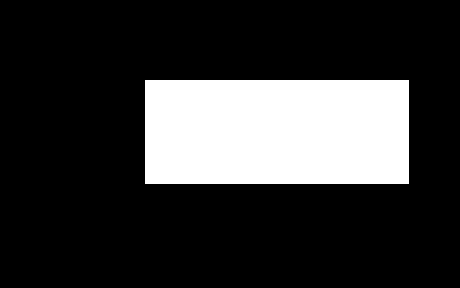
%> input picture vaja2/rectangle.png, 460 x 288 px
$ octave 2d.m   (GNU Octave 9; MATLAB toolbox functions it lacks are replaced by stand-ins)
%> lines starting %> are read from the running program, lines starting %| are printed output that depends on the picture; in (x1, y1, x2, y2) boxes, pixels count from 0 and x2, y2 are one past the last pixel; in counts of white or black regions, pixels touching at a corner belong together; the program's own positions count from 1
pkg load image;

I = rgb2gray(uint8(imread('rectangle.png')) .* 255);
%> I: size 288x460 uint8; 20.7% white; 1 white region, box (x1, y1, x2, y2) and area: (145, 80, 409, 184) 27456
I2 = rgb2gray(imread('pier.jpg'));
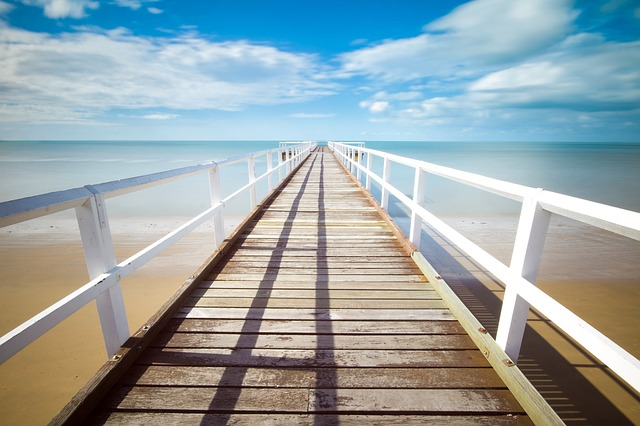
%> input picture vaja2/pier.jpg, 640 x 426 px
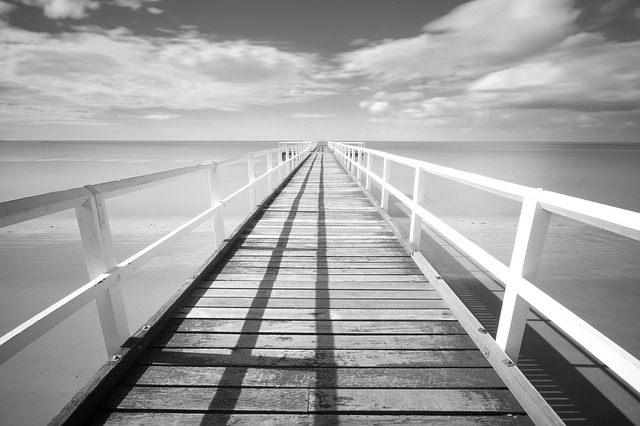
%> I2: size 426x640 uint8; min 2, max 255, mean 160.6

%> (the run ends here)
